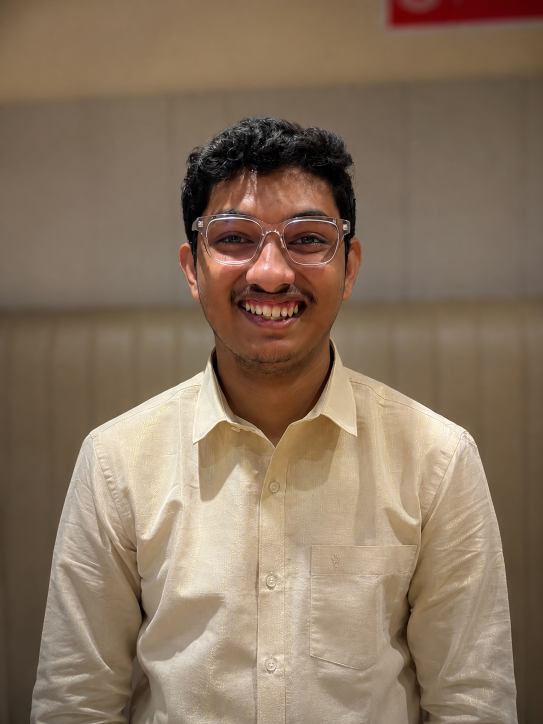
#> input picture assets/profile.jpg, 1086 x 1448 px, found by its file name (shown at 1/2 size)
$ python make_ascii_svg.py
#> lines starting #> are read from the running program, lines starting #| are printed output that depends on the picture
from __future__ import annotations

import argparse
import html
import os
from pathlib import Path

from PIL import Image, ImageChops, ImageEnhance, ImageFilter, ImageOps


PALETTE = {
    "bg": "#050816",
    "primary": "#00F7FF",
    "secondary": "#2DD4BF",
    "text": "#D7F9FF",
}

# Bright to dense. The left side intentionally starts with visible characters
# so light shirt/background regions do not render as missing chunks.
RAMP = "..::--==++**ccss##%%@@"


def crop_portrait(image: Image.Image) -> Image.Image:
    width, height = image.size
    side = int(width * 0.84)
    left = int((width - side) / 2)
    right = left + side
    top = int(height * 0.16)
    bottom = top + side
    if bottom > height:
        bottom = height
        top = height - side
    return image.crop((left, top, right, bottom))


def image_to_rows(path: Path, width: int, height: int) -> list[str]:
    image = Image.open(path).convert("RGB")
    image = crop_portrait(image)
    gray = ImageOps.grayscale(image)
    gray = ImageOps.autocontrast(gray, cutoff=1)
    gray = ImageEnhance.Contrast(gray).enhance(1.55)
    gray = ImageEnhance.Sharpness(gray).enhance(2.0)

    edges = gray.filter(ImageFilter.FIND_EDGES)
    edges = ImageOps.autocontrast(edges)
    edges = ImageEnhance.Contrast(edges).enhance(1.8)
    detail = ImageChops.screen(ImageOps.invert(gray), edges)

    # Characters are taller than they are wide, so resize through a larger
    # grayscale buffer before sampling to preserve face proportions.
    sampled = detail.resize((width, height), Image.Resampling.LANCZOS)
    rows: list[str] = []
    for y in range(height):
        chars = []
        for x in range(width):
            pixel = sampled.getpixel((x, y))
            index = round(pixel / 255 * (len(RAMP) - 1))
            chars.append(RAMP[index])
        rows.append("".join(chars))
    return rows


def write_text_preview(rows: list[str], output: Path) -> None:
    output.write_text("\n".join(rows) + "\n", encoding="utf-8")


def render_svg(rows: list[str], output: Path) -> None:
    static = os.getenv("STATIC") == "1"
    char_w = 5.85
    line_h = 8.25
    pad_x = 214
    pad_y = 38
    portrait_w = len(rows[0]) * char_w
    portrait_h = len(rows) * line_h
    width = 860
    height = 500

    lines = [
        f'<svg xmlns="http://www.w3.org/2000/svg" width="{width}" height="{height}" viewBox="0 0 {width} {height}" role="img" aria-label="Animated ASCII portrait">',
        f'<rect width="100%" height="100%" rx="10" fill="{PALETTE["bg"]}"/>',
        f'<rect x="1" y="1" width="{width - 2}" height="{height - 2}" rx="10" fill="none" stroke="{PALETTE["primary"]}" stroke-opacity="0.88"/>',
        f'<rect x="8" y="8" width="{width - 16}" height="{height - 16}" rx="8" fill="none" stroke="{PALETTE["secondary"]}" stroke-opacity="0.18"/>',
        '<defs>',
        f'<clipPath id="portrait-wipe"><rect x="{pad_x}" y="{pad_y - line_h}" width="{portrait_w}" height="{portrait_h + line_h}">',
    ]
    if not static:
        lines.append(f'<animate attributeName="width" values="0;{portrait_w};{portrait_w};0" keyTimes="0;0.45;0.82;1" dur="8s" repeatCount="indefinite"/>')
    lines.extend(["</rect></clipPath>", "</defs>"])

    lines.append(f'<g font-family="Consolas, Menlo, monospace" font-size="7.7" fill="{PALETTE["primary"]}" opacity="0.96" clip-path="url(#portrait-wipe)">')
    for i, row in enumerate(rows):
        y = pad_y + i * line_h
        lines.append(f'<text x="{pad_x}" y="{y}">{html.escape(row)}</text>')
    lines.append("</g>")

    if not static:
        lines.append(f'<rect x="{pad_x}" y="{pad_y - 8}" width="9" height="{line_h + 1}" fill="{PALETTE["text"]}" opacity="0.9">')
        lines.append(f'<animate attributeName="x" values="{pad_x};{pad_x + portrait_w};{pad_x + portrait_w};{pad_x}" keyTimes="0;0.45;0.82;1" dur="8s" repeatCount="indefinite"/>')
        lines.append(f'<animate attributeName="y" values="{pad_y - 8};{pad_y + portrait_h - 8};{pad_y + portrait_h - 8};{pad_y - 8}" keyTimes="0;0.45;0.82;1" dur="8s" repeatCount="indefinite"/>')
        lines.append("</rect>")

    lines.append("</svg>")
    output.write_text("\n".join(lines) + "\n", encoding="utf-8")


def main() -> None:
    parser = argparse.ArgumentParser(description="Render a prepared portrait as animated ASCII SVG.")
    parser.add_argument("--input", default="assets/profile.jpg")
    parser.add_argument("--output", default="loganthp-ascii.svg")
    parser.add_argument("--preview", default="data/ascii-preview.txt")
    parser.add_argument("--width", type=int, default=74)
    parser.add_argument("--height", type=int, default=52)
    args = parser.parse_args()

    rows = image_to_rows(Path(args.input), args.width, args.height)
#> in image_to_rows, image is the input picture: PIL image 1086x1448 RGB; mean R, G, B 137, 116.3, 95.7
#> in crop_portrait, `return image.crop((left, top, right, bottom))`:
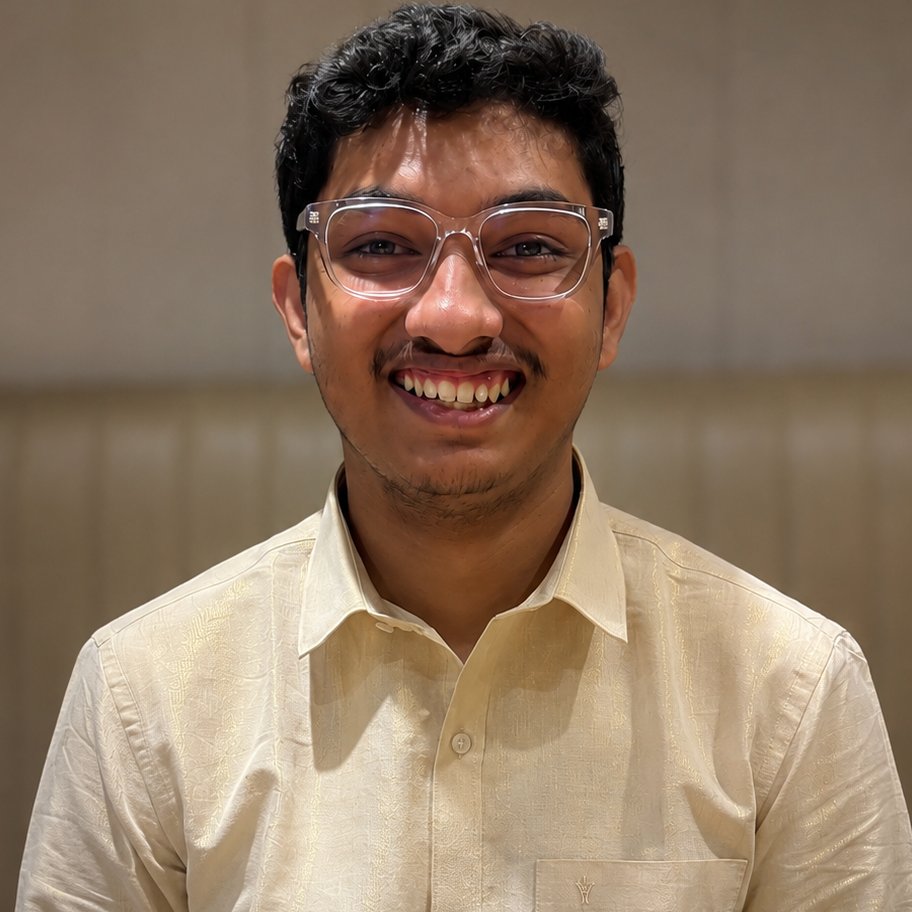
#> returned value: PIL image 912x912 RGB; mean R, G, B 142, 120.4, 99.8
#> in image_to_rows, `gray = ImageOps.grayscale(image)`:
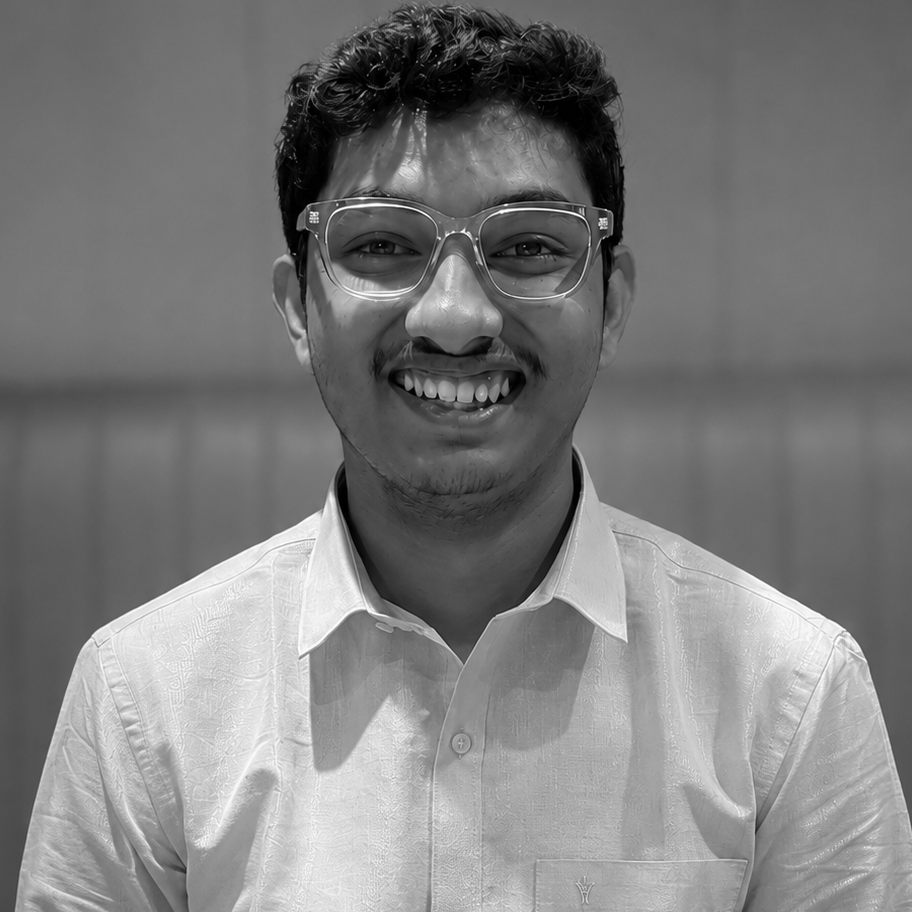
#> gray: PIL image 912x912 L; min 0, max 255, mean 124.5
#> in image_to_rows, `gray = ImageEnhance.Contrast(gray).enhance(1.55)`:
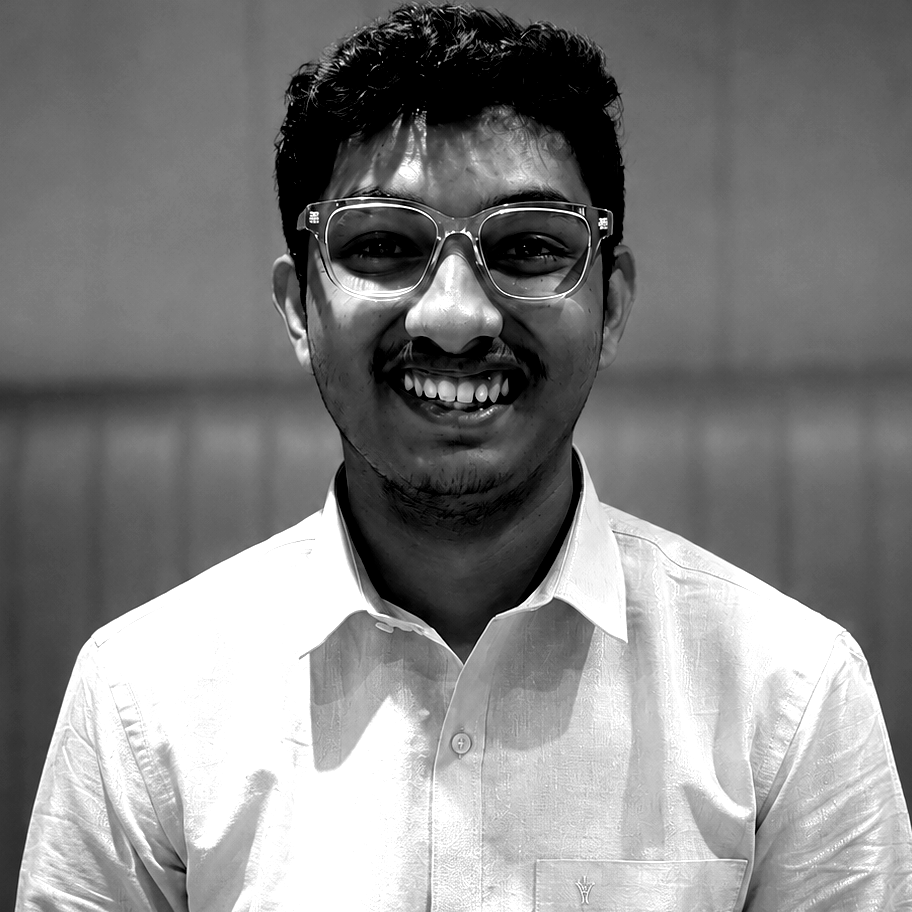
#> gray: PIL image 912x912 L; min 0, max 255, mean 130.5
#> in image_to_rows, `edges = ImageEnhance.Contrast(edges).enhance(1.8)`:
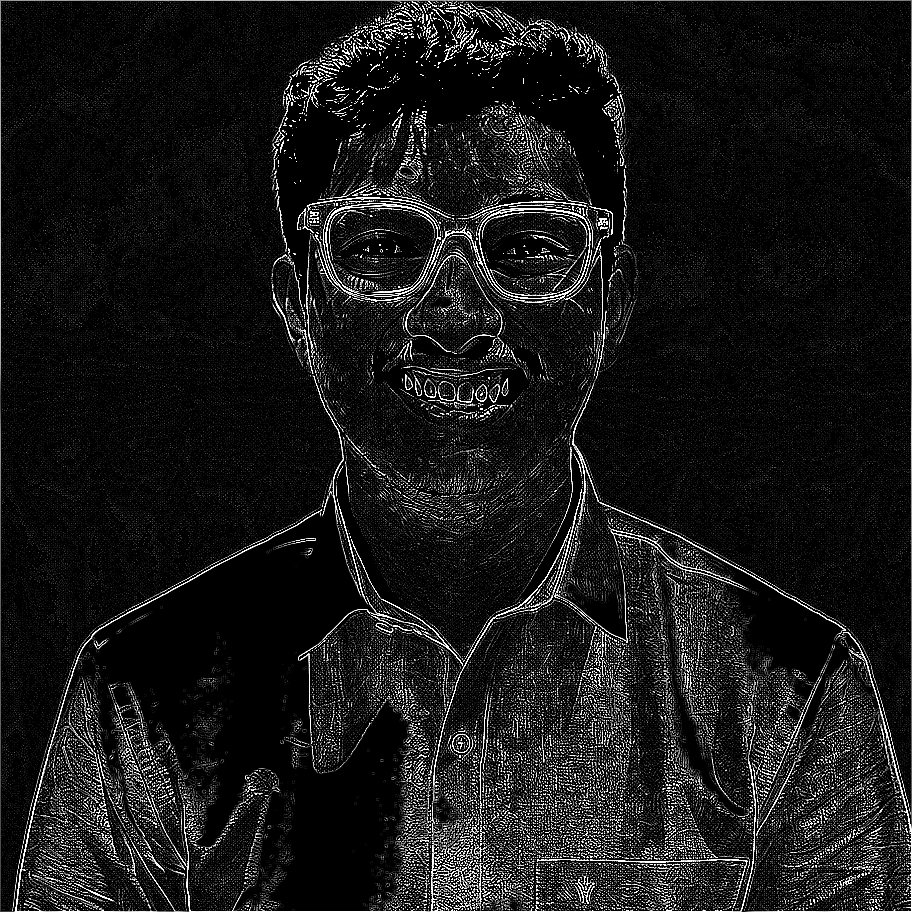
#> edges: PIL image 912x912 L; min 0, max 255, mean 24.1
#> in image_to_rows, `detail = ImageChops.screen(ImageOps.invert(gray), edges)`:
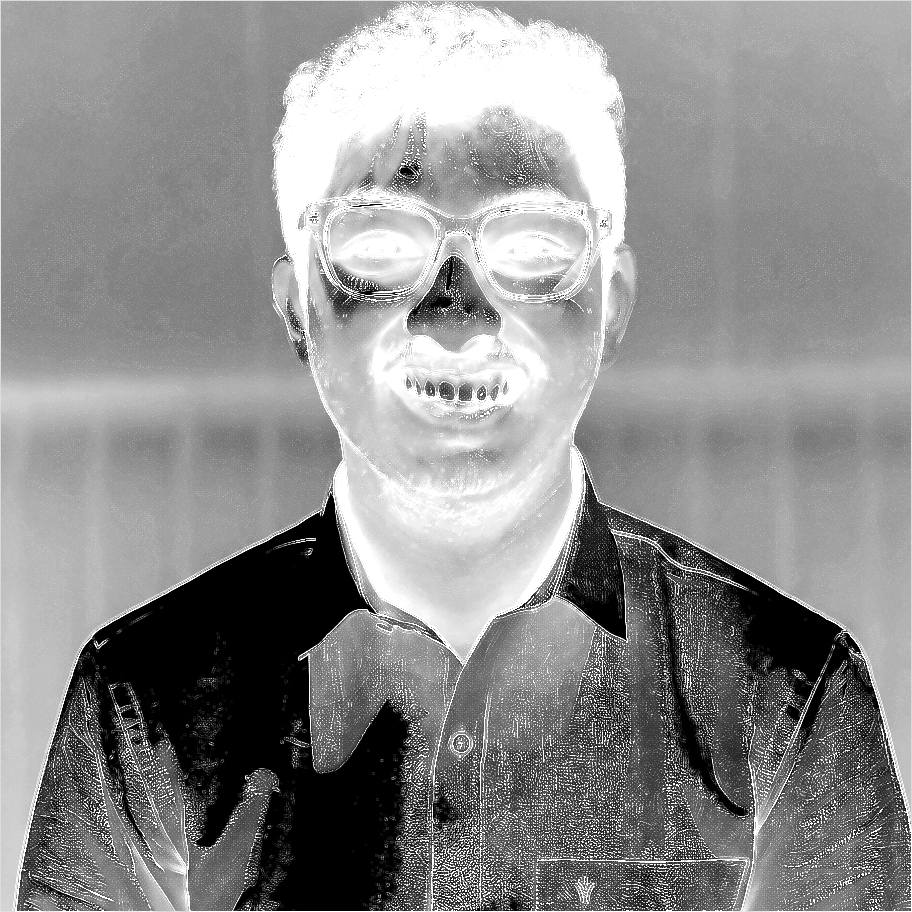
#> detail: PIL image 912x912 L; min 0, max 255, mean 140.9
#> in image_to_rows, `sampled = detail.resize((width, height), Image.Resampling.LANCZOS)`:
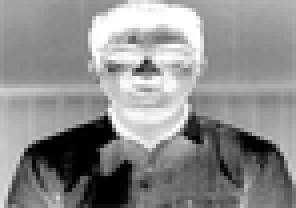
#> sampled: PIL image 74x52 L (shown 4 times larger); min 0, max 255, mean 140.8
#> after the loop in image_to_rows, `for y in range(height):`: rows = 52 items
#> rows = 52 items
    write_text_preview(rows, Path(args.preview))
    render_svg(rows, Path(args.output))
#> in render_svg, `portrait_w = len(rows[0]) * char_w`: portrait_w = 432.9
#> in render_svg, `portrait_h = len(rows) * line_h`: portrait_h = 429
#> the loop in render_svg, `for i, row in enumerate(rows):` made 52 passes
#> y on passes 1 to 12: 38, 46.25, 54.5, 62.75, 71, 79.25, 87.5, 95.75, 104, 112.2, 120.5, 128.8
#> after the loop in render_svg, `for i, row in enumerate(rows):`: lines = 62 items


if __name__ == "__main__":
    main()
